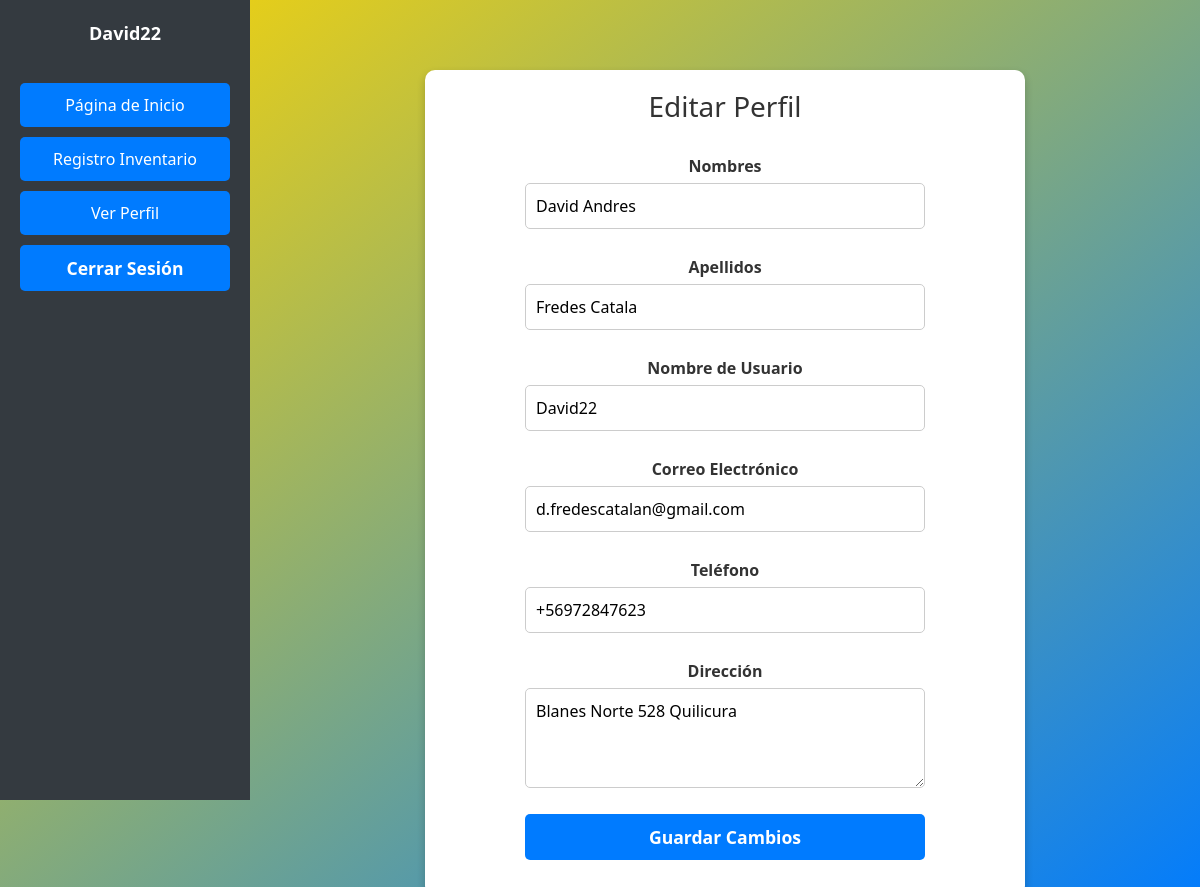
The page /modificarperfil/ (signed in) on the database as committed earlier.
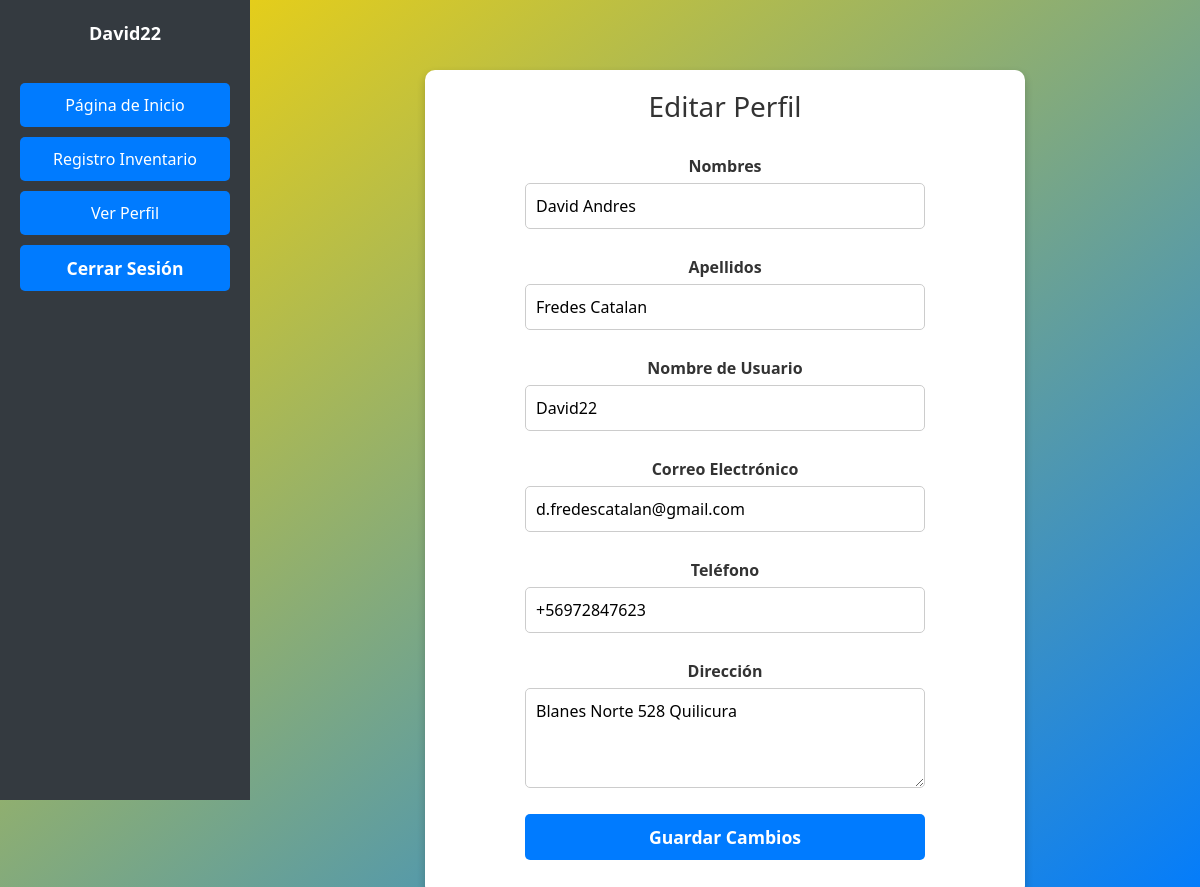
The same page on the database as committed later.
### pagina/models.py (models this page shows, shortened)
class UserProfile(models.Model):
    user = models.OneToOneField(User, on_delete=models.CASCADE, related_name='profile')  # Relación con User
    role = models.CharField(max_length=50, choices=[('admin', 'Admin'), ('editor', 'Editor'), ('viewer', 'Viewer')], default='viewer')  # Roles
    phone = models.CharField(max_length=15, blank=True, null=True)
    address = models.TextField(blank=True, null=True)
    first_name = models.CharField(max_length=50, blank=True, null=True)
    last_name = models.CharField(max_length=50, blank=True, null=True)
    email = models.EmailField(blank=True, null=True)

### pagina/views.py (the view, shortened to what this page needs)
# urls.py: path('modificarperfil/', modificarperfil, name='modificarperfil'),
@login_required
def modificarperfil(request):
    profile_data = {
        'username': request.user.username,
        'email': request.user.email,
        'role': request.user.profile.role,
        'phone': request.user.profile.phone,
        'address': request.user.profile.address,
        'first_name': request.user.profile.first_name,
        'last_name': request.user.profile.last_name,
    }
    return render(request, "modificarperfil.html", {"profile_data": profile_data})

### pagina/templates/modificarperfil.html (shortened to what this page needs)
<!DOCTYPE html>
<html lang="es">
<head>
    {% load static %}
    <link rel="stylesheet" href="{% static 'css/producto.css' %}">
    <link rel="stylesheet" href="{% static 'css/lateral.css' %}">
    <link href="https://stackpath.bootstrapcdn.com/bootstrap/4.5.2/css/bootstrap.min.css" rel="stylesheet">
</head>
<body>
    <div class="sidebar">
        <div class="perfil">
            <p>
                {% if user.is_authenticated %}
                {{ user.username }}
                {% else %}
                Invitado
                {% endif %}
            </p>
        </div>
        <ul>
            <li><a href="{% url 'adminpage' %}">Página de Inicio</a></li>
            <li><a href="{% url 'vendedor' %}">Registro Inventario</a></li>
            <li><a href="{% url 'verPerfil' %}">Ver Perfil</a></li>
            <li>
                <form action="{% url 'logout' %}" method="post">
                    <button type="submit" class="btn-submit">Cerrar Sesión</button>
                </form>
            </li>
        </ul>
    </div>
    <div class="main-content">
        <div class="form-card">
            <h1>Editar Perfil</h1>
            <form method="POST" id="editProfileForm">
                <div class="form-group">
                    <label for="id_first_name">Nombres</label>
                    <input type="text" id="id_first_name" name="first_name" value="{{ profile_data.first_name }}" required>
                </div>
                <div class="form-group">
                    <label for="id_last_name">Apellidos</label>
                    <input type="text" id="id_last_name" name="last_name" value="{{ profile_data.last_name }}" required>
                </div>
                <div class="form-group">
                    <label for="id_username">Nombre de Usuario</label>
                    <input type="text" id="id_username" name="username" value="{{ profile_data.username }}" required>
                </div>
                <div class="form-group">
                    <label for="id_email">Correo Electrónico</label>
                    <input type="email" id="id_email" name="email" value="{{ profile_data.email }}" required>
                </div>
                <div class="form-group">
                    <label for="id_phone">Teléfono</label>
                    <input type="text" id="id_phone" name="phone" value="{{ profile_data.phone }}" required>
                </div>
                <div class="form-group">
                    <label for="id_address">Dirección</label>
                    <textarea id="id_address" name="address" required>{{ profile_data.address }}</textarea>
                </div>
                <div class="form-group">
                    <button type="button" class="btn-submit" data-toggle="modal" data-target="#confirmModal">Guardar Cambios</button>
                </div>
            </form>
        </div>
    </div>
</body>
</html>

Rows that differ between the two databases and show on the page:
changed UserProfile "David Andres": last_name "Fredes Catala" → "Fredes Catalan"
